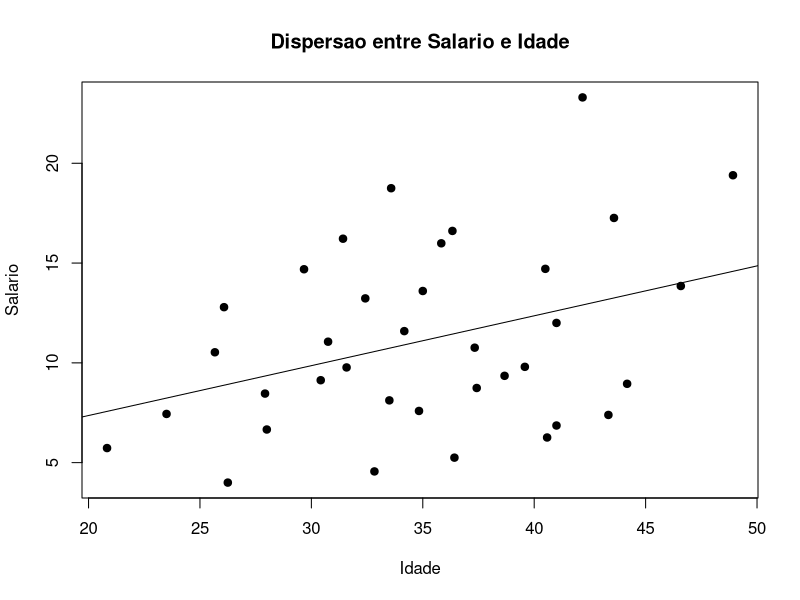
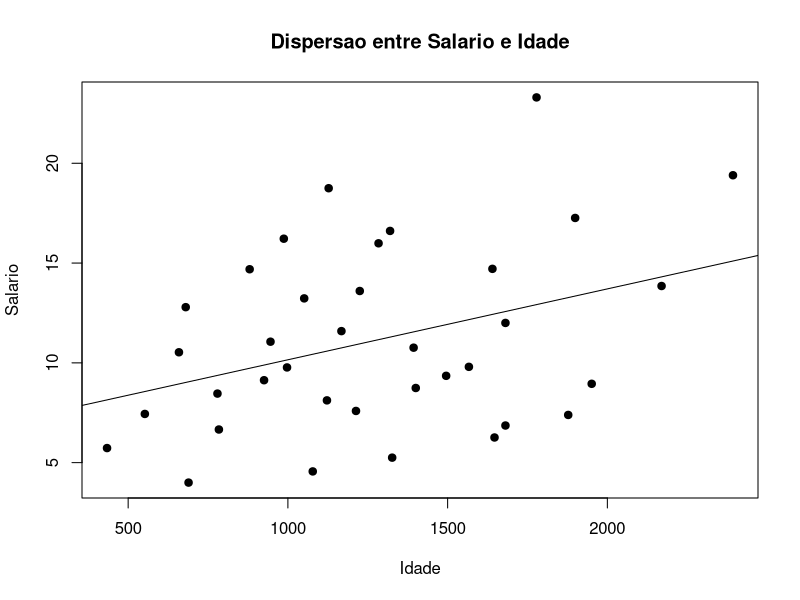
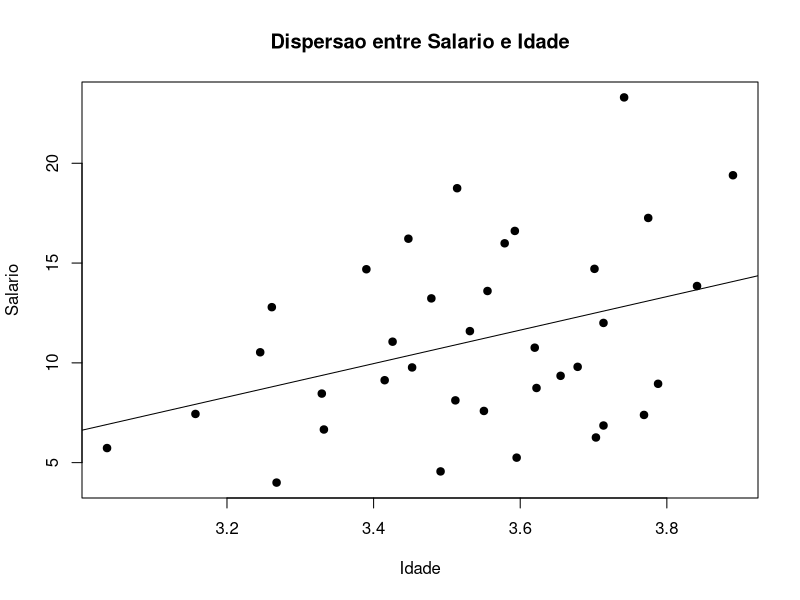
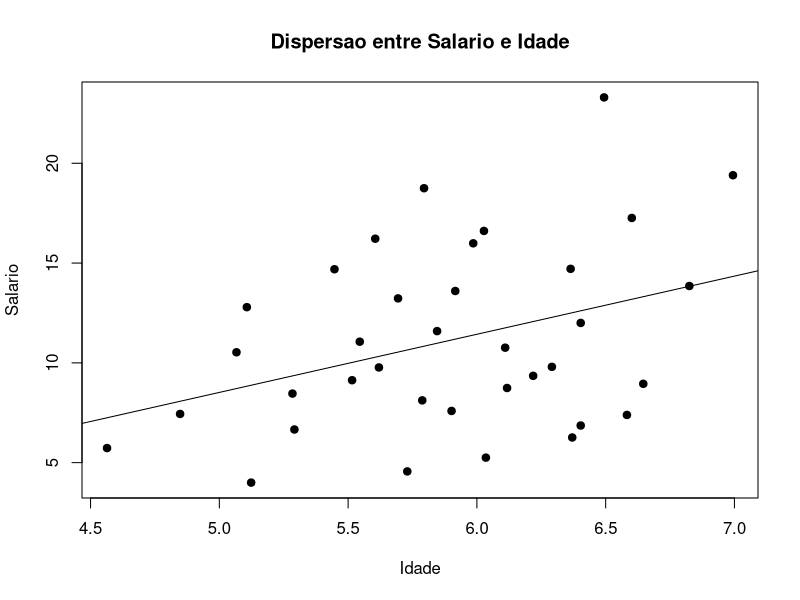
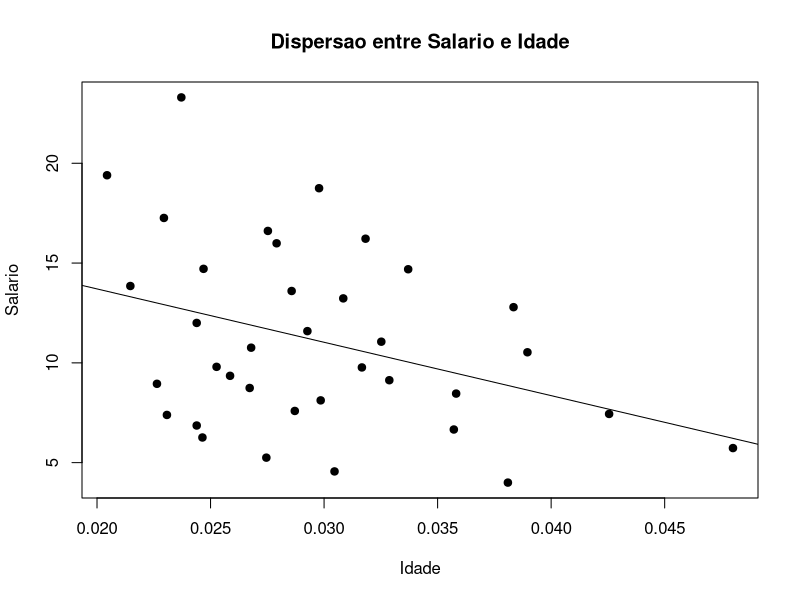

Write R code to recreate these figures, in order.

#cor(x,y)
#apline()
#Questao 1 
dados <- read.csv("DadosCiaMB.csv", header=TRUE,sep=";",dec=",")
attach(dados)# anexa conjunto de dados de modo a chamar as vari´aveis diretamente
x <- c(dados$idade)
y <- c(dados$salario)
plot(y~x, main="Dispersao entre Salario e Idade", ylab="Salario", xlab="Idade", pch=19)

correçaoLinear <-cor(x,y)
ajuste <- lm(y~x)
summary(ajuste)
abline(ajuste)

x2 <- x^2
correçaoLinear <-cor(x2,y)
ajuste <- lm(y~x2)
summary(ajuste)
plot(y~x2, main="Dispersao entre Salario e Idade", ylab="Salario", xlab="Idade", pch=19)
abline(ajuste)

x2 <- log(x)
correçaoLinear <-cor(x2,y)
ajuste <- lm(y~x2)
summary(ajuste)
plot(y~x2, main="Dispersao entre Salario e Idade", ylab="Salario", xlab="Idade", pch=19)
abline(ajuste)

x2 <- sqrt(x)
correçaoLinear <-cor(x2,y)
ajuste <- lm(y~x2)
summary(ajuste)
plot(y~x2, main="Dispersao entre Salario e Idade", ylab="Salario", xlab="Idade", pch=19)
abline(ajuste)

x2 <- 1/x
correçaoLinear <-cor(x2,y)
ajuste <- lm(y~x2)
summary(ajuste)
plot(y~x2, main="Dispersao entre Salario e Idade", ylab="Salario", xlab="Idade", pch=19)
abline(ajuste)